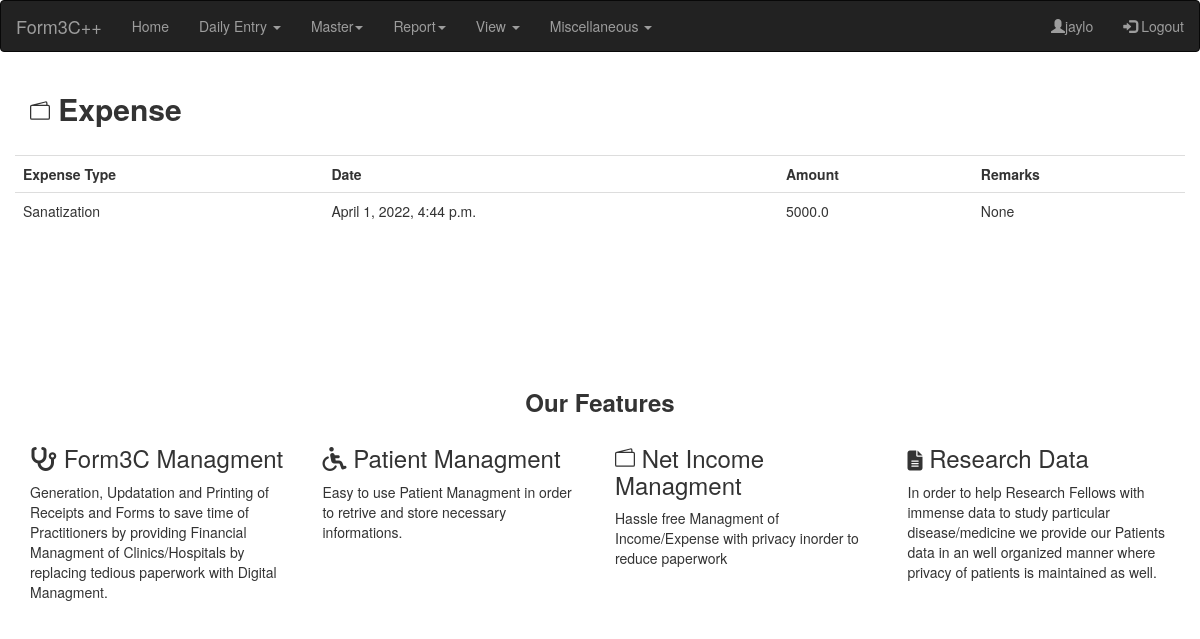
/ViewExpense/ (signed in), run on the app's committed database.
### Forms/models.py (models this page shows, shortened)
class Expense(models.Model):
	Ename = models.ForeignKey(ExpenseType, null=True, on_delete =models.SET_NULL)
	doctor = models.ForeignKey(Doctor, null=True, on_delete =models.SET_NULL)
	date = models.DateTimeField(auto_now_add=True, null=True)
	amount = models.FloatField(null=True)
	remarks = models.CharField(max_length=200, null=True, blank = True)

class ExpenseType(models.Model):
	name = models.CharField(max_length=200, null=True)
	remarks = models.CharField(max_length=200, null=True, blank = True)
	def __str__(self):
		return self.name

### Forms/views.py (the view)
# urls.py: path('ViewExpense/',views.ViewExpense,name='form-view-expense'),
@login_required(login_url='login')
def ViewExpense(request):
	ViewExpense = request.user.doctor.expense_set.all()
	context =  {'ViewExpense':ViewExpense}
	response = render(request,'Forms/ViewExpense.html',context)
	return response

### Forms/templates/Forms/ViewExpense.html (shortened to what this page needs)
{% extends 'Forms/base.html' %}
{% block content %}
<div class="container">
  <h2>
  <b>Expense</b>
  </h2><br>
  <div class="row">
	<div class="col-md">
		<div class="card card-body">
			<form method="POST" action="http://127.0.0.1:8000/ViewExpense">
			<table class="table">
			<tr>
				<th>Expense Type</th>
				<th>Date</th>
				<th>Amount</th>
				<th>Remarks</th>
			</tr>
			{% for i in ViewExpense %}
			<tr>
				<td>{{i.Ename}}</td>
				<td>{{i.date}}</td>
				<td>{{i.amount}}</td>
				<td>{{i.remarks}}</td>
			</tr>
			{% endfor %}
			</table>
			</form>
		</div>
	</div>
	</div>
</div>
  {% endblock content %}

### Forms/templates/Forms/base.html (shortened to what this page needs)
 {% load static %}
<!DOCTYPE html>
<html lang="en">
<head>
  <link rel="stylesheet" href="https://maxcdn.bootstrapcdn.com/bootstrap/3.4.1/css/bootstrap.min.css">
  <link rel="stylesheet" href="https://cdnjs.cloudflare.com/ajax/libs/font-awesome/4.7.0/css/font-awesome.min.css">
</head>
<body>
  <nav class="navbar navbar-inverse">
  <div class="container-fluid">
    <div class="navbar-header">
      <a class="navbar-brand" href="{% url 'form-home' %}">Form3C++</a>
    </div>
    <ul class="nav navbar-nav">
      <li><a href="{% url 'form-home' %}">Home</a></li>
      <li class="dropdown"><a class="dropdown-toggle" data-toggle="dropdown" href="#">Daily Entry <span class="caret"></span></a>
      </li>
       <li class="dropdown"><a class="dropdown-toggle" data-toggle="dropdown" href="#">Master<span class="caret"></span></a>
      </li>
      <li class="dropdown"><a class="dropdown-toggle" data-toggle="dropdown" href="#">Report<span class="caret"></span></a>
      </li>
      <li class="dropdown"><a class="dropdown-toggle" data-toggle="dropdown" href="#">View <span class="caret"></span></a>
      </li>
      <li class="dropdown"><a class="dropdown-toggle" data-toggle="dropdown" href="#">Miscellaneous <span class="caret"></span></a>
      </li>
    </ul>
    <ul class="nav navbar-nav navbar-right">
      <li><a href="{% url 'profile'%}"><span class="glyphicon glyphicon-user"></span>{{request.user}}</a></li>
      <li><a href="{% url 'logout' %}"><span class="glyphicon glyphicon-log-in"></span> Logout</a></li>
    </ul>
</nav>
{% block content %}
{% endblock content %}
<br>
<br>
<br>
<br>
<br>
<br>
{% include 'Forms/footer.html'%}
</body>
</html>

### data on the page
Expense: Ename "Sanatization", date "April 1, 2022, 4:44 p.m.", amount "5000.0", remarks "None"

### other printed values
{{ request.user }} "jaylo"
